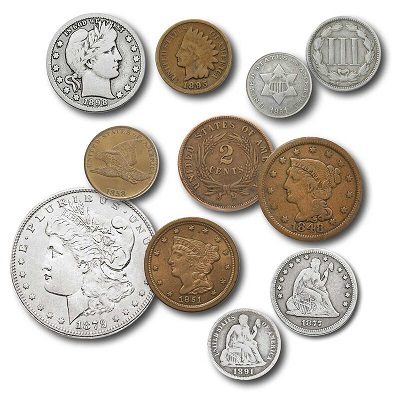
#> input picture Images/19th-century-us-coins_NCC_a_Main.jpg, 400 x 400 px
$ python -i EdgeDetection.py   (imports and definitions only)   (older library calls are emulated)
#> lines starting #> are read from the running program, lines starting #| are printed output that depends on the picture
#> further down, picture is the input picture: shape (400, 400, 3); mean B, G, R 190.9, 198.7, 204.7
### tools.py
import numpy as np
from PIL import Image
import cv2

# [6 lines left out: function getImage, not called in this run]

""""""""""""""""""""""""""""""""""""""""""""""""""""""""""""""""""""""""""""""

# [4 lines left out: function SaveImage, not called in this run]

""""""""""""""""""""""""""""""""""""""""""""""""""""""""""""""""""""""""""""""
def correct_image(image):
    np.putmask(image, image>255, 255)
    np.putmask(image, image<0, 0)
    return image

""""""""""""""""""""""""""""""""""""""""""""""""""""""""""""""""""""""""""""""

# [6 lines left out: function checkNull, not called in this run]

### EdgeDetection.py
import numpy as np
from ConversionImage import RGB_to_BIN, RGB_to_GRAY
from tools import correct_image
import cv2
from Threshold import *


# [7 lines left out: function Naif_Detector, not called in this run]

""""""""""""""""""""""""""""""""""""""""""""""""""""""""""""""""""""""""""""""

# [9 lines left out: function convolution_calc, not called in this run]

""""""""""""""""""""""""""""""""""""""""""""""""""""""""""""""""""""""""""""""

# [15 lines left out: function convolution_calc_3D, not called in this run]

""""""""""""""""""""""""""""""""""""""""""""""""""""""""""""""""""""""""""""""

def convolution(image, filter, k):
    if len(image.shape) == 3: return correct_image(convolution_calc_3D(image, filter, k))
    else: return correct_image(convolution_calc(image, filter, k))

""""""""""""""""""""""""""""""""""""""""""""""""""""""""""""""""""""""""""""""

# [19 lines left out: function filters, not called in this run]

""""""""""""""""""""""""""""""""""""""""""""""""""""""""""""""""""""""""""""""

# [4 lines left out: function Sobel, not called in this run]

""""""""""""""""""""""""""""""""""""""""""""""""""""""""""""""""""""""""""""""

# [5 lines left out: function Roberts, not called in this run]

""""""""""""""""""""""""""""""""""""""""""""""""""""""""""""""""""""""""""""""

# [6 lines left out: function Prewitt, not called in this run]

""""""""""""""""""""""""""""""""""""""""""""""""""""""""""""""""""""""""""""""

def LoG(image):
    image = convolution(image, filters('gaussian_3x3'), 1)
    return convolution(image, filters('laplacian_4'), 1)

def LoG_CV(image):
    image = cv2.GaussianBlur(image, (3,3), 0)
    return  cv2.Laplacian(image, cv2.CV_64F) #cv2.filter2D(image, -1, filters('laplacian_8'))

""""""""""""""""""""""""""""""""""""""""""""""""""""""""""""""""""""""""""""""

# [5 lines left out: function DoG, not called in this run]

def DoG_CV(image):
    image = cv2.cvtColor(image, cv2.COLOR_BGR2GRAY)
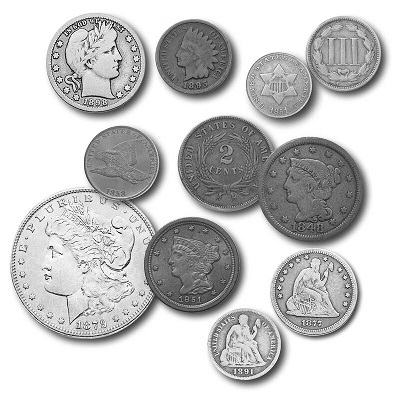
#> image: shape (400, 400); min 0, max 255, mean 199.6
    gaus3 = cv2.GaussianBlur(image, (3,3), 0)
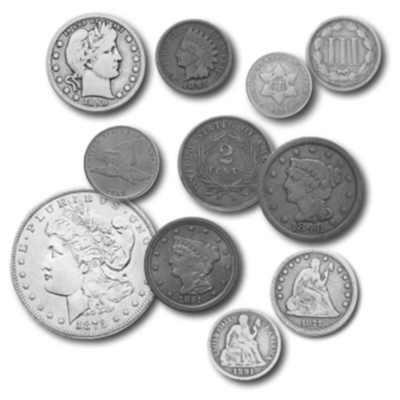
#> gaus3: shape (400, 400); min 49, max 255, mean 199.7
    gaus5 = cv2.GaussianBlur(image, (5,5), 0)
    return correct_image(cv2.subtract(gaus3, gaus5) * 255)
#> in correct_image, `np.putmask(image, image>255, 255)`:
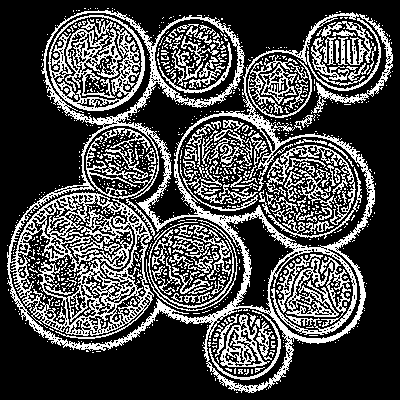
#> image: shape (400, 400); min 0, max 255, mean 74

""""""""""""""""""""""""""""""""""""""""""""""""""""""""""""""""""""""""""""""

# [30 lines left out: function Non_Maximum_Suppression, not called in this run]

""""""""""""""""""""""""""""""""""""""""""""""""""""""""""""""""""""""""""""""

# [18 lines left out: functions Canny, Canny_CV, not called in this run]

>>> import cv2
>>> picture = cv2.imread('Images/19th-century-us-coins_NCC_a_Main.jpg')
>>> result = DoG_CV(picture)
